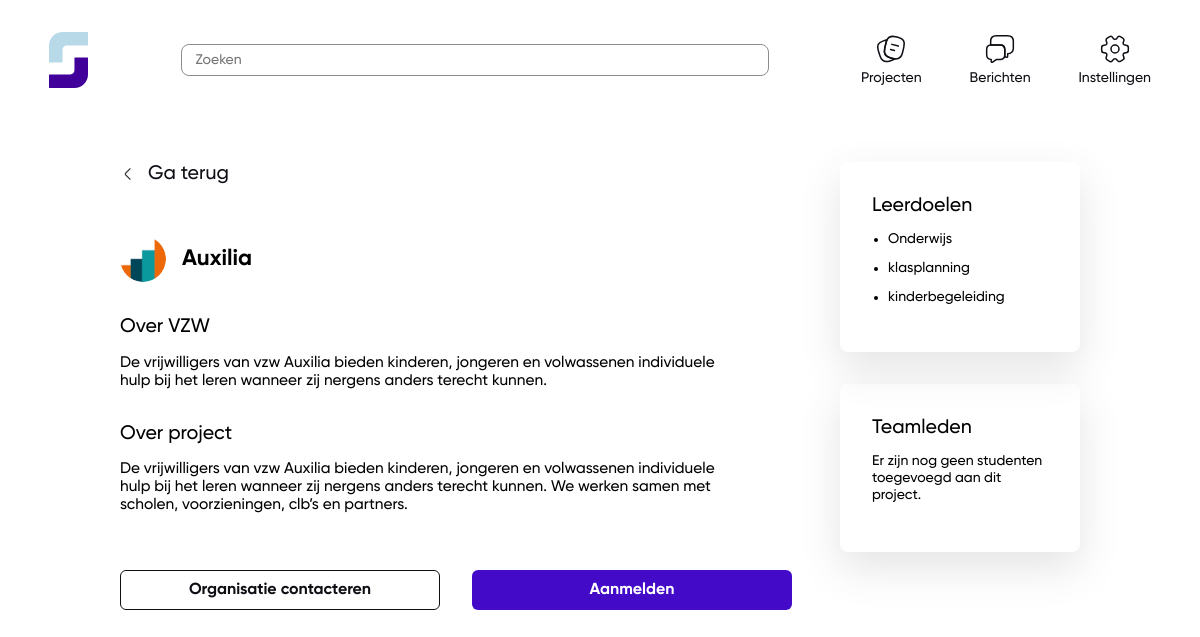
Page /project.php?project=12 (signed in) on the committed database.
### tables this page shows
CREATE TABLE `posts` (
  `id` int(11) unsigned NOT NULL AUTO_INCREMENT,
  `title` varchar(300) DEFAULT NULL,
  `description` varchar(300) DEFAULT NULL,
  `date` datetime DEFAULT NULL,
  `user_id` int(11) DEFAULT NULL,
  PRIMARY KEY (`id`)
);

CREATE TABLE `users` (
  `id` int(11) unsigned NOT NULL AUTO_INCREMENT,
  `name` varchar(300) DEFAULT NULL,
  `last_name` varchar(300) DEFAULT NULL,
  `email` varchar(300) DEFAULT NULL,
  `school` varchar(300) DEFAULT NULL,
  `education` varchar(300) DEFAULT NULL,
  `description_vzw` varchar(300) DEFAULT NULL,
  `password` varchar(300) DEFAULT NULL,
  `is_student` tinyint(1) DEFAULT NULL,
  `profile_pic` varchar(300) DEFAULT NULL,
  PRIMARY KEY (`id`)
);

CREATE TABLE `competences` (
  `id` int(11) unsigned NOT NULL AUTO_INCREMENT,
  `name` varchar(300) DEFAULT NULL,
  `user_id` int(11) DEFAULT NULL,
  `post_id` int(11) DEFAULT NULL,
  PRIMARY KEY (`id`)
);

### classes/Project.php (called while the page is built, shortened)
<?php
    class Project
    {
        public static function getProjectById($id)
        {
            $conn = Db::getInstance();
            $statement = $conn->prepare('SELECT * FROM posts INNER JOIN users ON posts.user_id = users.id WHERE posts.id = :id');
            $statement->bindValue(':id', $id);
            $statement->execute();
            return $statement->fetch(PDO::FETCH_ASSOC);
        }
    }

### classes/Competence.php (called while the page is built, shortened)
<?php
    class Competence
    {
        public static function getCompetences($postId)
        {
            $conn = Db::getInstance();
            $statement = $conn->prepare("SELECT * FROM competences WHERE post_id=:post_id");
            $statement->bindValue(":post_id", $postId);
            $statement->execute();
            $result = $statement->fetchAll();
            return $result;
        }
    }

### project.php (the view, shortened to what this page needs)
<?php
    $projectId = $_GET['project'];
    $project = Project::getProjectById($projectId);
    $members = Project::getMembersByProject($projectId);
    $isMember = Project::isMemberOfProject($projectId, $_SESSION['id']);
    $competences = Competence::getCompetences($projectId);
    if (empty($members)) {
        $emptyState = "Er zijn nog geen studenten toegevoegd aan dit project.";
    }
?><!DOCTYPE html>
<html lang="en">
<head>
    <link rel="stylesheet" href="https://use.typekit.net/hbs6zbg.css">
    <link rel="stylesheet" href="style/style.css">
</head>
<body>
    <?php require_once('header.php'); ?>
    <div class="container--feed">
        <div class="project__info__expanded">
            <a href="index.php" class="return__btn">
                <img class="chat__info__img" src="assets/img/arrow.png" alt="arrow">
                <h3>Ga terug</h3>
            </a>
            <div class="project__box__profile">
                <?php if (empty($project['profile_pic'])): ?>
                    <img class="projects__img" src="profile_pictures/profile-pic.png" alt="profile-pic">
                <?php else: ?>
                    <img class="projects__img" src="profile_pictures/<?php echo $project['profile_pic'] ?>" alt="profile-pic">
                <?php endif; ?>
                <h2><?php echo $project["name"] ?></h2>
            </div>
            <div class="about__org">
                <h3>Over VZW</h3>
                <p><?php echo $project['description_vzw'] ?></p>
            </div>
            <div class="about__project">
                <h3>Over project</h3>
                <p><?php echo $project['description'] ?></p>
            </div>
            <div>
                <?php if (empty($isMember)): ?>
                <form action="" method="post" class="btn__container">
                    <div>
                        <input class="btn btn__variant" type="submit" name="login" value="Organisatie contacteren">
                    </div>
                    <div>
                        <input class="btn" type="submit" name="addMember" value="Aanmelden">
                    </div>
                </form>
                <?php endif; ?>
            </div>
        </div>
        <div class="project__sidebar">
            <div class="learning__goals">
                <h3>Leerdoelen</h3>
                <ul>
                    <?php foreach ($competences as $competence): ?>
                        <li><?php echo $competence['name'] ?></li>
                    <?php endforeach; ?>
                </ul>
            </div>
            <div class="members">
                <h3>Teamleden</h3>
                <ul>
                    <?php if (!empty($emptyState)): ?>
                        <li><?php echo $emptyState; ?></li>
                    <?php endif; ?>
                </ul>
            </div>
        </div>
    </div>
</body>
</html>

### style/style.css (style rules this page uses)
:root { --primary: #430BC8; --secondary: #B7D9E8; --accent: #EB5B29; --neutral: #fffcf5; --offblack: #0E0E14; --offwhite: #FAF6EE; --white: #ffffff; --gray: #8d8d8d; }
body { margin: 0; }
* { font-family: "Gilroy"; font-size: 14px; box-sizing: border-box; }
.header-two, h2 { font-size: 1.6em; font-weight: bold; font-family: "Gilroy", sans-serif; }
h3 { font-size: 1.4em; font-weight: 500; font-family: "Gilroy", sans-serif; margin: 0 0 .6em; }
p { font-size: 1.1em; font-weight: 500; }
.btn { background-color: var(--primary); border: none; border-radius: 6px; color: var(--white); text-decoration: none; text-align: center; font-size: 16px; font-weight: bold; cursor: pointer; width: 320px; height: 40px; transition: all .2s; }
.container--feed { display: flex; justify-content: space-between; width: 80%; margin: 3em auto 0; }
.projects__img { width: 46px; height: 46px; border-radius: 50%; margin-right: 16px; }
.project__box__profile { display: flex; flex-direction: row; align-items: center; padding-bottom: 24px; }
.chat__info__img { width: 16px; height: 16px; transform: scaleX(-1); }
.return__btn { text-decoration: none; display: flex; align-items: center; margin-bottom: 3em; color: var(--offblack); }
.return__btn h3 { margin: 0 0 0 12px; }
.project__info__expanded { width: 65%; }
.project__sidebar { width: 25%; }
.about__org { margin-bottom: 32px; }
.btn__container { display: flex; margin-top: 4em; }
.btn__variant { background-color: transparent; border: 1px solid var(--offblack); color: var(--offblack); margin-right: 2em; }
.learning__goals { margin-bottom: 32px; box-shadow: 0px 16px 40px rgba(75, 75, 75, 0.15); padding: 32px; border-radius: 8px; }
.learning__goals ul { padding-left: 16px; }
.learning__goals ul li { margin-bottom: 12px; }
.members { box-shadow: 0px 16px 40px rgba(75, 75, 75, 0.15); padding: 32px; border-radius: 8px; }
.members ul { padding-left: 0; }
.members ul li { list-style: none; display: flex; align-items: center; margin-bottom: 16px; }

### rows in the picture
posts: user.profile_pic (picture), user.name "Auxilia", user.description_vzw "De vrijwilligers van vzw Auxilia bieden kinderen, jongeren en volwassenen individuele hulp bij het leren wanneer zij nergens anders terecht kunnen.", description "De vrijwilligers van vzw Auxilia bieden kinderen, jongeren en volwassenen individuele hulp bij het leren wanneer zij nergens anders terecht kunnen. We werken samen met scholen, voorzieningen, clb’s en partners."
competences: name "Onderwijs"
competences: name "klasplanning"
competences: name "kinderbegeleiding"

### other values in the picture
$emptyState "Er zijn nog geen studenten toegevoegd aan dit project."
